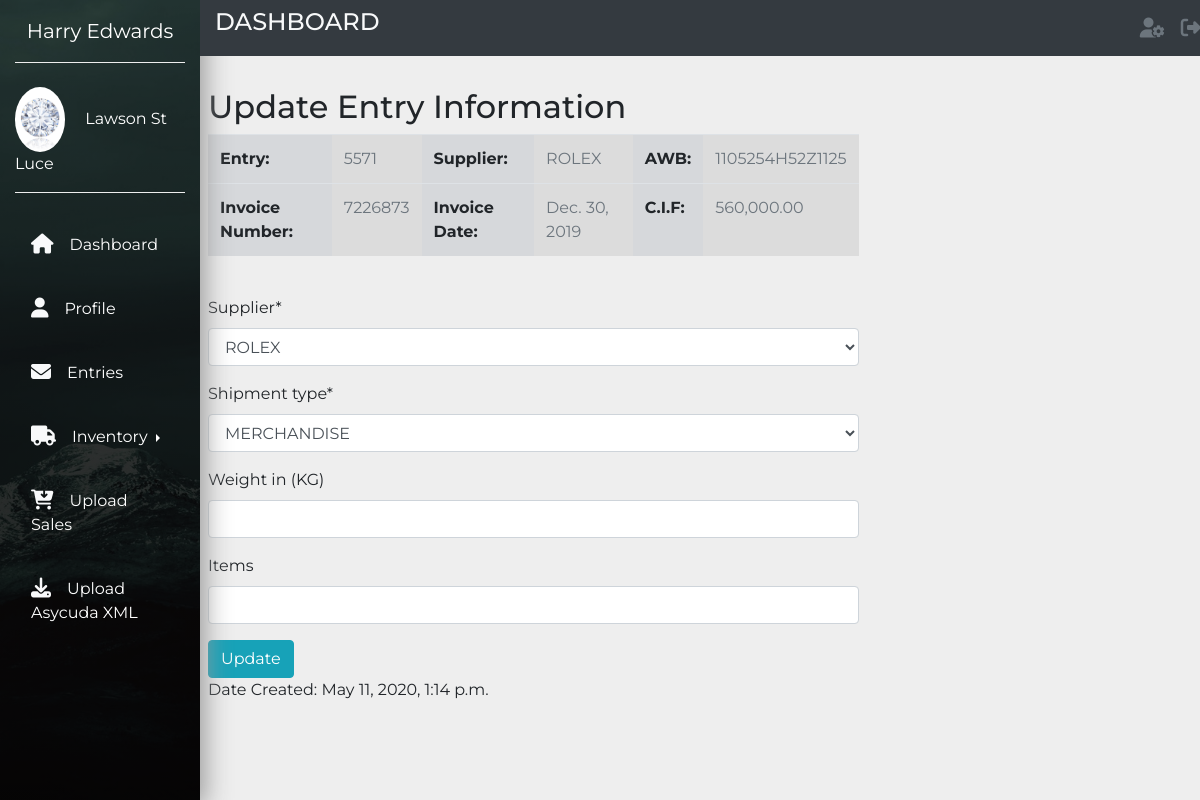
Screenshot of /inventory/entry/update_entry/4 (signed in) with the database file from the repository.
### account/models.py (models this page shows, shortened)
class Profile(models.Model):
    user = models.OneToOneField(settings.AUTH_USER_MODEL,
                                on_delete=models.CASCADE)
    nic = models.PositiveIntegerField(blank=True, null=True)
    paye = models.CharField(max_length=4, blank=True, null=True)
    birth_date = models.DateField(blank=True, null=True)
    date_hired = models.DateField(blank=True, null=True)
    photo = models.ImageField(upload_to=get_directory_path, blank=True)

### inventory/models.py (models this page shows, shortened)
class Entry(models.Model):
    batch_ID = models.SmallIntegerField(unique=True)
    shipment_type = models.ForeignKey(ShipmentType,
                            related_name='shipment_types',
                            on_delete=models.CASCADE)
    LOCATION = (('GRE', 'GRENADA'), ('SLU', 'ST. LUCIA'))
    location = models.CharField(max_length=3, choices=LOCATION, default='SLU')
    warehousing = models.SmallIntegerField()
    invoice_number = models.CharField(max_length=150)
    cost = models.DecimalField(max_digits=10, decimal_places=2, default=0.00)
    cif = models.DecimalField(max_digits=10, decimal_places=2, default=0.00)
    supplier = models.ForeignKey(Supplier, on_delete=models.CASCADE)
    shipper = models.ForeignKey(Shipper, on_delete=models.CASCADE)
    awb = models.CharField(max_length=50, blank=True, null=True)
    invoice_date = models.DateField(blank=True, null=True)
    STATUS_CHOICE = (
        ('PEN', 'PENDING'),
        ('CUS', 'AWAITING CUSTOMS'),
        ('COM', 'COMPLETED')
    )
    status = models.CharField(max_length=3, choices=STATUS_CHOICE, default='PEN')
    serialized = models.BooleanField(default=True)
    weight = models.FloatField(blank=True, null=True, verbose_name="Weight in (KG)")
    items = models.PositiveIntegerField(blank=True, null=True)
    created_date = models.DateTimeField(db_index=True, default=datetime.datetime.now)
    entered_date = models.DateField(blank=True, null=True)
    cleared_date = models.DateField(blank=True, null=True)
    racked_date = models.DateField(blank=True, null=True)
    posted_date = models.DateField(blank=True, null=True)
    class Meta:
        ordering = ('batch_ID',)

class Supplier(models.Model):
    name = models.CharField(max_length=100, unique=True)
    code = models.CharField(max_length=3, unique=True)
    class Meta:
        ordering = ('name',)
    def __str__(self):
        return self.name

### inventory/views.py (the view)
# urls.py: path('entry/update_entry/<int:pk>', views.EntryUpdateView.as_view(),
class EntryUpdateView(LoginRequiredMixin, UpdateView):
    model = Entry
    fields = ['supplier','shipment_type','weight', 'items']
    template_name = 'inventory/entry/entry_update_form.html'
    success_url = reverse_lazy('entry_list')

### inventory/models.py (called while the page is built)
    def __str__(self):
        return self.shipment_type

### inventory/templates/inventory/entry/entry_update_form.html (shortened to what this page needs)
{% extends "base.html" %}
{% load crispy_forms_tags %}
{% load humanize %}
{% block content %}
<div class="row pt-md-5 mt-md-3 mb-5">
    <div class="col-xl-8 col-sm-3 p-2">
<h2>Update Entry Information</h2>
<table class="table">
    <tr>
        <td class="table-secondary font-weight-bolder">Entry:</td>
        <td class="table-active text-muted">{{object.batch_ID}}</td>
        <td class="table-secondary font-weight-bolder">Supplier:</td>
        <td class="table-active text-muted">{{object.supplier}}</td>
        <td class="table-secondary font-weight-bolder">AWB:</td>
        <td class="table-active text-muted">{{object.awb}}</td>
    </tr>
    <tr>
        <td class="table-secondary font-weight-bolder">Invoice Number:</td>
        <td class="table-active text-muted">{{object.invoice_number}}</td>
        <td class="table-secondary font-weight-bolder">Invoice Date:</td>
        <td class="table-active text-muted">{{object.invoice_date}}</td>
        <td class="table-secondary font-weight-bolder">C.I.F:</td>
        <td class="table-active text-muted">{{object.cif| floatformat:"2"|intcomma}}</td>
    </tr>
</table>
<br>
<form class=""  method="post">
  <table>
    {{form|crispy}}
  </table>
  <input class="btn btn-info"type="submit" name="" value="Update">
  <br>
</form>
Date Created: {{entry.created_date}}<br>
</div>
</div>
{% endblock %}

### inventory/templates/base.html (shortened to what this page needs)
{% load static %}
<!DOCTYPE html>
<html lang="en">
<head>
    <link rel="stylesheet" href="https://maxcdn.bootstrapcdn.com/bootstrap/4.4.1/css/bootstrap.min.css">
    <link href="{% static "css/base.css" %}" rel="stylesheet">
</head>
<body>
    {% if request.user.is_authenticated %}
    <nav class="navbar navbar-expand-md navbar-light">
        <div class="collapse navbar-collapse" id="myNavbar">
          <div class="container-fluid">
            <div class="row">
              <div class="col-xl-2 col-lg-3 col-md-4 sidebar fixed-top">
                <a href="#" class="navbar-brand text-white d-block mx-auto text-center py-3 mb-4 bottom-border">Harry Edwards</a>
                <div class="bottom-border pb-3">
                  <img src="{% if user.profile.photo %}{{user.profile.photo.url}}{% else %}{%static "media/users/no-profile-picture-icon.jpg" %}{% endif %}" width="50" class="rounded-circle mr-3">
                  <a href="#" class="text-white">{{ request.user.first_name }} {{ request.user.last_name }}</a>
                </div>
                <ul class="navbar-nav flex-column mt-4">
                  <li class="nav-item"><a href="{% url "dashboard" %}" class="nav-link text-white p-3 mb-2 current"><i class="fas fa-home text-light fa-lg mr-3"></i>Dashboard</a></li>
                  <li class="nav-item"><a href="{% url "edit" %}" class="nav-link text-white p-3 mb-2 sidebar-link"><i class="fas fa-user text-light fa-lg mr-3"></i>Profile</a></li>
                  <li class="nav-item"><a href="{% url "entry_list" %}" class="nav-link text-white p-3 mb-2 sidebar-link"><i class="fas fa-envelope text-light fa-lg mr-3"></i>Entries</a></li>
                  <li class="nav-item">
                  <div class="btn-group dropright">
                    <a class="dropdown-toggle nav-link text-white p-3 mb-2 sidebar-link" data-toggle="dropdown" aria-haspopup="false" aria-expanded="true">
                      <i class="fas fa-truck text-light fa-lg mr-3"></i>Inventory
                    </a>
                    </div>
                  </li>
                  <li class="nav-item"><a href="{% url "upload_sales" %}" class="nav-link text-white p-3 mb-2 sidebar-link"><i class="fas fa-cart-arrow-down text-light fa-lg mr-3"></i>Upload Sales</a></li>
                  <li class="nav-item"><a href="{% url "asycuda_file_upload" %}" class="nav-link text-white p-3 mb-2 sidebar-link"><i class="fas fa-download text-light fa-lg mr-3"></i>Upload Asycuda XML</a></li>
                </ul>
              </div>
              <div class="col-xl-10 col-lg-9 col-md-8 ml-auto bg-dark fixed-top py-2 top-navbar">
                <div class="row align-items-right">
                  <div class="col-md-4">
                    <h4 class="text-light text-uppercase mb-0">Dashboard</h4>
                  </div>
                  <div class="col-md-7">
                  </div>
                  <div class="col-md-1 right">
                    <ul class="navbar-nav">
                      <li class="nav-item icon-parent"><a href="#" class="nav-link icon-bullet"><i class="fas fa-user-cog text-muted fa-lg"></i></a></li>
                      <li class="nav-item ml-md-auto"><a href="{% url "logout" %}" class="nav-link"><i class="fas fa-sign-out-alt text-muted fa-lg"></i></a></li>
                    </ul>
                  </div>
                </div>
              </div>
            </div>
          </div>
        </div>
      </nav>
      {% endif %}
    <div id="content">
        <section>
            <div class="container-fluid">
              <div class="row">
                <div class="col-xl-10 col-lg-9 col-md-8 ml-auto">
                        {% block content %}
                        {% endblock %}
                    </div>
                   </div>
                  </div>
                </div>
</body>
</html>

### inventory/static/css/base.css (style rules this page uses)
body { font-family: 'Montserrat', sans-serif; background-color: #eee; }
.sidebar { height: 100vh; background: linear-gradient(rgba(0, 0, 0, .7), rgba(0, 0, 0, .9)), url(media/images/img1.jpeg); background-position: center; background-repeat: no-repeat; background-size: cover; box-shadow: 5px 7px 25px #999; }
.bottom-border { border-bottom: 1px groove #eee; }
.sidebar-link { transition: all .4s; }

### rows the page displays
Entry: batch_ID "5571", supplier "ROLEX", awb "1105254H52Z1125", invoice_number "7226873", invoice_date "Dec. 30, 2019", cif "560,000.00", shipment_type "MERCHANDISE", created_date "May 11, 2020, 1:14 p.m."

### other values shown
{{ request.user.first_name }} "Lawson"
{{ request.user.last_name }} "St Luce"
